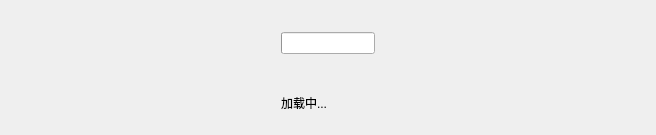
<?xml version="1.0" encoding="UTF-8"?>
<!-- Copyright 2024, MCSL Team, mailto:services@mcsl.com.cn

     Part of "MCSL2", a simple and multifunctional Minecraft server launcher.

     Licensed under the GNU General Public License, Version 3.0, with our
     additional agreements. (the "License");
     you may not use this file except in compliance with the License.
     You may obtain a copy of the License at

        https://github.com/MCSLTeam/MCSL2/raw/master/LICENSE -->


<ui version="4.0">
 <class>MCSLAPILoading</class>
 <widget class="CardWidget" name="MCSLAPILoading">
  <property name="geometry">
   <rect>
    <x>0</x>
    <y>0</y>
    <width>656</width>
    <height>135</height>
   </rect>
  </property>
  <property name="sizePolicy">
   <sizepolicy hsizetype="Expanding" vsizetype="Expanding">
    <horstretch>0</horstretch>
    <verstretch>0</verstretch>
   </sizepolicy>
  </property>
  <property name="minimumSize">
   <size>
    <width>656</width>
    <height>135</height>
   </size>
  </property>
  <property name="maximumSize">
   <size>
    <width>16777215</width>
    <height>156</height>
   </size>
  </property>
  <property name="windowTitle">
   <string/>
  </property>
  <layout class="QGridLayout" name="gridLayout">
   <item row="0" column="1">
    <widget class="IndeterminateProgressRing" name="IndeterminateProgressRing">
     <property name="alignment">
      <set>Qt::AlignCenter</set>
     </property>
    </widget>
   </item>
   <item row="1" column="1">
    <widget class="SubtitleLabel" name="loadingText">
     <property name="sizePolicy">
      <sizepolicy hsizetype="Fixed" vsizetype="Fixed">
       <horstretch>0</horstretch>
       <verstretch>0</verstretch>
      </sizepolicy>
     </property>
     <property name="text">
      <string>加载中...</string>
     </property>
     <property name="alignment">
      <set>Qt::AlignCenter</set>
     </property>
    </widget>
   </item>
   <item row="0" column="0" rowspan="2">
    <spacer name="horizontalSpacer">
     <property name="orientation">
      <enum>Qt::Horizontal</enum>
     </property>
     <property name="sizeType">
      <enum>QSizePolicy::Fixed</enum>
     </property>
     <property name="sizeHint" stdset="0">
      <size>
       <width>270</width>
       <height>114</height>
      </size>
     </property>
    </spacer>
   </item>
   <item row="0" column="2" rowspan="2">
    <spacer name="horizontalSpacer_2">
     <property name="orientation">
      <enum>Qt::Horizontal</enum>
     </property>
     <property name="sizeType">
      <enum>QSizePolicy::Fixed</enum>
     </property>
     <property name="sizeHint" stdset="0">
      <size>
       <width>270</width>
       <height>114</height>
      </size>
     </property>
    </spacer>
   </item>
  </layout>
 </widget>
 <customwidgets>
  <customwidget>
   <class>CardWidget</class>
   <extends>QFrame</extends>
   <header>qfluentwidgets</header>
   <container>1</container>
  </customwidget>
  <customwidget>
   <class>SubtitleLabel</class>
   <extends>QLabel</extends>
   <header>qfluentwidgets</header>
  </customwidget>
  <customwidget>
   <class>IndeterminateProgressRing</class>
   <extends>QProgressBar</extends>
   <header>qfluentwidgets</header>
  </customwidget>
 </customwidgets>
 <resources/>
 <connections/>
</ui>
